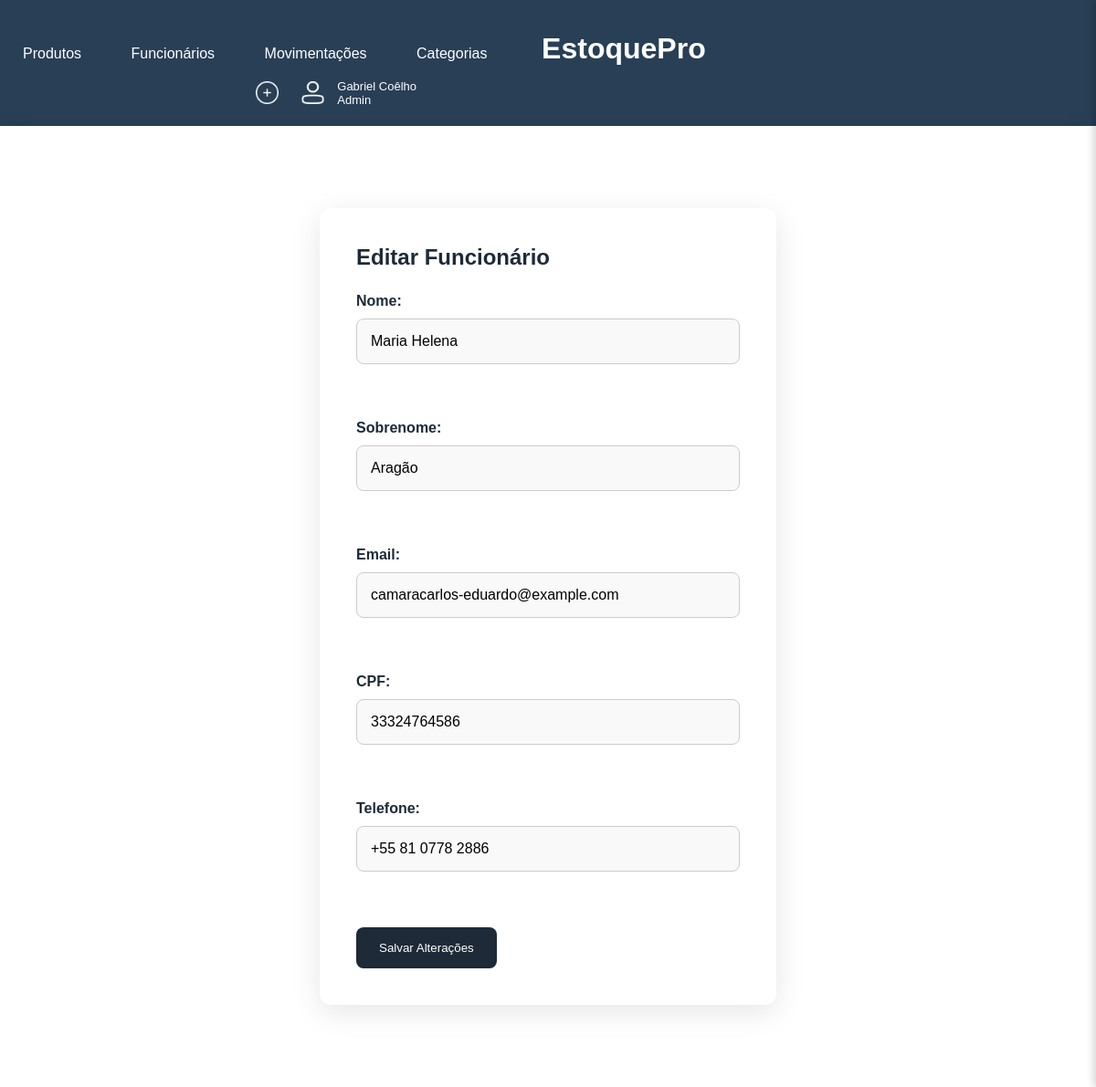
Page /editar_funcionario/1 on the committed database.
### models.py (models this page shows, shortened)
class Funcionario(Base):
    __tablename__ = 'funcionarios'
    id_funcionario = Column(Integer, primary_key=True)
    nome_funcionario = Column(String(40), nullable=False, index=True)
    sobrenome = Column(String(16), nullable=False, index=True)
    email = Column(String(40), nullable=False, index=True, unique=True)
    cpf = Column(String(11), nullable=False, index=True, unique=True)
    telefone = Column(String(16), index=True, unique=True)
    data_de_cadastro = Column(String, index=True)

### app.py (the view, shortened to what this page needs)
@app.route('/editar_funcionario/<int:id_funcionario>', methods=["GET", "POST"])
def editar_funcionario(id_funcionario):
    funcionario = db_session.query(Funcionario).filter(Funcionario.id_funcionario == id_funcionario).first()
    if not funcionario:
        flash("Funcionário não encontrado.", "error")
        return redirect(url_for('funcionario'))
    return render_template('editar_funcionario.html', funcionario=funcionario)

### templates/editar_funcionario.html
{% extends 'base.html' %}
{% block conteudo %}
<div class="formulario">
    <h2>Editar Funcionário</h2>
    <form action="{{ url_for('editar_funcionario', id_funcionario=funcionario.id_funcionario) }}" method="POST">
        <label for="form_nome_funcionario">Nome:</label>
        <input type="text" id="form_nome_funcionario" name="form_nome_funcionario" value="{{ funcionario.nome_funcionario }}" required>
        <br><br>
        <label for="form_sobrenome_funcionario">Sobrenome:</label>
        <input type="text" id="form_sobrenome_funcionario" name="form_sobrenome_funcionario" value="{{ funcionario.sobrenome }}" required>
        <br><br>
        <label for="form_email_funcionario">Email:</label>
        <input type="email" id="form_email_funcionario" name="form_email_funcionario" value="{{ funcionario.email }}" required>
        <br><br>
        <label for="form_cpf_funcionario">CPF:</label>
        <input type="text" id="form_cpf_funcionario" name="form_cpf_funcionario" value="{{ funcionario.cpf }}" required>
        <br><br>
        <label for="form_telefone_funcionario">Telefone:</label>
        <input class="input" type="text" id="form_telefone_funcionario" name="form_telefone_funcionario" value="{{ funcionario.telefone }}" required>
        <br><br>
        <button type="submit">Salvar Alterações</button>
    </form>
</div>
{% endblock conteudo %}

### static/template.css (style rules this page uses)
* { margin: 0; padding: 0; box-sizing: border-box; }
body, html { height: 100%; font-family: 'Poppins', sans-serif; background-color: #f0f2f5; color: #333333; }
h2 { color: #1e2a38; margin-bottom: 25px; font-weight: 600; }
.formulario { max-width: 500px; margin: 50px auto; padding: 40px; background-color: #ffffff; box-shadow: 0 8px 32px rgba(0, 0, 0, 0.1); border-radius: 12px; }
label { display: block; margin-bottom: 10px; font-weight: 600; color: #1e2a38; }
input[type="text"], input[type="email"], input[type="password"] { width: 100%; padding: 15px; margin-bottom: 25px; border: 1px solid #ccc; border-radius: 8px; background-color: #f9f9f9; font-size: 16px; transition: border-color 0.3s, box-shadow 0.3s; }
.input { display: block; margin-bottom: 40px; width: 80px; padding: 10px; font-size: 16px; border: 2px solid #ccc; border-radius: 5px; background-color: #f9f9f9; transition: border-color 0.3s, box-shadow 0.3s; }
input { display: block; margin-bottom: 20px; padding: 10px; font-size: 16px; border: 2px solid #ccc; border-radius: 5px; background-color: #f9f9f9; transition: border-color 0.3s, box-shadow 0.3s; }
button { background-color: #1e2a38; color: white; border: none; padding: 15px 25px; border-radius: 8px; cursor: pointer; transition: background-color 0.3s; }

### rows in the picture
Funcionario: form_nome_funcionario "Maria Helena", form_sobrenome_funcionario "Aragão", form_email_funcionario "camaracarlos-eduardo@example.com", form_cpf_funcionario "33324764586", form_telefone_funcionario "+55 81 0778 2886"
